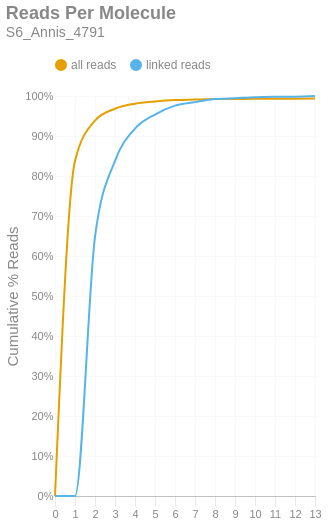

Notebook code cell kept with this figure:
### Markdown cell above
### Reads per Molecule
This chart shows the cumulative distribution of the number of reads per linked molecule. That is, how many alignments are associated with a unique molecule. This excludes the number of reads associated with invalid or absent linked-read barcodes. The `linked` histogram is the percentages recalculated when disregarding singletons.

### Code cell
if SKIPLR:
    print_html(f"Skipped")
else:
    counts = np.bincount(valids['reads'].cast(pl.Int64).to_numpy())
    weighted = counts * np.arange(len(counts))
    all_perc = weighted / n_reads
    linked_perc = weighted / n_linked_reads
    linked_perc[1] = 0
    binned_df = pl.DataFrame({
        'readsper': list(range(len(counts))),
        'all reads (cumsum)': np.cumsum(all_perc).tolist(),
        'linked reads (cumsum)': np.cumsum(linked_perc).tolist(),
    })

    with SafeRender(binned_df):
        (
            density_plot(binned_df, 'Reads Per Molecule', samplename, 'readspmol')
            .encode(
                x=alt.X('readsper:O', title=None).axis(labelAngle=0).scale(padding=0),
                y=alt.Y('value:Q', title='Cumulative % Reads').axis(format='%').stack(False),
                color=alt.Color("key:N").scale(domain=["all reads", "linked reads"]),
                tooltip=[
                    alt.Tooltip("key:N", title="Data Type"),
                    alt.Tooltip("readsper:O", title="Reads Per Molecule"),
                    alt.Tooltip("value:Q", format=".2%", title="% Reads (Cum.)")
                ]            
            )
        ).display()

### Figure 1 — Vega-Lite specification as saved in the notebook (floating-point values rounded to 4 significant figures)
{"width": "container", "height": 400, "config": {"title": {"anchor": "start", "dy": -15, "fontSize": 18, "color": "#888888", "subtitleColor": "#888888", "subtitleFontSize": 14}, "arc": {"fill": "#0072B2"}, "axis": {"domainColor": "#888888", "domainWidth": 0.5, "gridWidth": 0.2, "grid": false, "titleFontWeight": 400, "titleFontSize": 15, "labelFontSize": 11, "labelColor": "#888888", "tickColor": "#888888", "tickWidth": 0.2, "titleColor": "#888888"}, "axisBand": {"grid": false}, "axisX": {"grid": true, "tickSize": 10, "domainCap": "round"}, "axisY": {"domain": false, "grid": true, "tickSize": 0, "domainCap": "round"}, "background": "transparent", "header": {"labelFontSize": 15, "labelColor": "#888888", "titleFontSize": 15, "titleFontWeight": 600, "titleColor": "#888888"}, "legend": {"labelFont": "sans-serif", "labelFontSize": 12, "labelColor": "#888888", "symbolSize": 100, "symbolType": "circle", "titleFontSize": 12, "titlePadding": 10, "titleColor": "#888888", "title": null, "orient": "top"}, "range": {"category": ["#E69F00", "#56B4E9", "#009E73", "#F0E442", "#0072B2", "#D55E00", "#CC79A7", "#000000"], "diverging": ["#cfe8f3", "#a2d4ec", "#73bfe2", "#46abdb", "#1696d2", "#12719e"]}, "area": {"fill": "#0072B2", "fillOpacity": 0.7, "line": true, "strokeOpacity": 0.7}, "line": {"color": "#0072B2", "stroke": "#0072B2", "strokeWidth": 2}, "trail": {"color": "#0072B2", "stroke": "#0072B2", "strokeWidth": 0, "size": 1}, "point": {"filled": true, "fillOpacity": 1.0, "size": 95}, "text": {"color": "#888888", "fontSize": 11, "align": "right", "fontWeight": 400, "size": 11}, "bar": {"fill": "#0072B2", "stroke": null}, "view": {"stroke": null, "continuousWidth": 660, "continuousHeight": 400}}, "data": {"name": "data-5b62bd743a2a22ab6bffc7bf2f6de891"}, "mark": {"type": "line", "interpolate": "monotone", "point": {"opacity": 0, "size": 275}}, "encoding": {"color": {"field": "key", "scale": {"domain": ["all reads", "linked reads"]}, "type": "nominal"}, "tooltip": [{"field": "key", "title": "Data Type", "type": "nominal"}, {"field": "readsper", "title": "Reads Per Molecule", "type": "ordinal"}, {"field": "value", "format": ".2%", "title": "% Reads (Cum.)", "type": "quantitative"}], "x": {"axis": {"labelAngle": 0}, "field": "readsper", "scale": {"padding": 0}, "title": null, "type": "ordinal"}, "y": {"axis": {"format": "%"}, "field": "value", "stack": false, "title": "Cumulative % Reads", "type": "quantitative"}}, "params": [{"name": "param_c36ac31b6afebe62", "select": {"type": "point", "fields": ["key"]}, "bind": "legend"}], "title": {"text": "Reads Per Molecule", "subtitle": "S6_Annis_4791"}, "transform": [{"fold": ["all reads (cumsum)", "linked reads (cumsum)"]}, {"calculate": "replace(datum.key, ' (cumsum)', '')", "as": "key"}, {"filter": {"param": "param_c36ac31b6afebe62"}}], "usermeta": {"embedOptions": {"downloadFileName": "S6_Annis_4791.readspmol"}}, "$schema": "https://vega.github.io/schema/vega-lite/v6.1.0.json", "datasets": {"data-5b62bd743a2a22ab6bffc7bf2f6de891": [{"readsper": 0, "all reads (cumsum)": 0.0, "linked reads (cumsum)": 0.0}, {"readsper": 1, "all reads (cumsum)": 0.8377, "linked reads (cumsum)": 0.0}, {"readsper": 2, "all reads (cumsum)": 0.9386, "linked reads (cumsum)": 0.6478}, {"readsper": 3, "all reads (cumsum)": 0.9682, "linked reads (cumsum)": 0.838}, {"readsper": 4, "all reads (cumsum)": 0.9808, "linked reads (cumsum)": 0.9184}, {"readsper": 5, "all reads (cumsum)": 0.9862, "linked reads (cumsum)": 0.9536}, {"readsper": 6, "all reads (cumsum)": 0.9897, "linked reads (cumsum)": 0.9759}, {"readsper": 7, "all reads (cumsum)": 0.9911, "linked reads (cumsum)": 0.9847}, {"readsper": 8, "all reads (cumsum)": 0.9922, "linked reads (cumsum)": 0.9922}, {"readsper": 9, "all reads (cumsum)": 0.9926, "linked reads (cumsum)": 0.9945}, {"readsper": 10, "all reads (cumsum)": 0.993, "linked reads (cumsum)": 0.997}, {"readsper": 11, "all reads (cumsum)": 0.9932, "linked reads (cumsum)": 0.9984}, {"readsper": 12, "all reads (cumsum)": 0.9932, "linked reads (cumsum)": 0.9984}, {"readsper": 13, "all reads (cumsum)": 0.9935, "linked reads (cumsum)": 1.0}]}}
